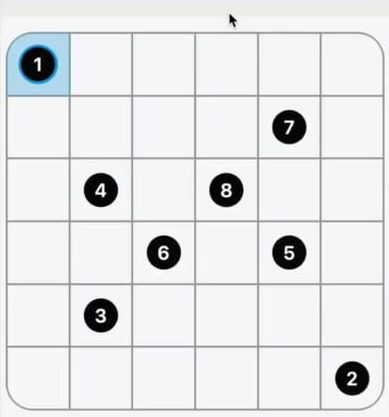
#> input picture zip/images/zip.jpg, 389 x 417 px
$ python -i zip_utils.py   (imports and definitions only)
#> lines starting #> are read from the running program, lines starting #| are printed output that depends on the picture; after the words box and inside, x2 and y2 are one past the last pixel; in counts of white or black regions, pixels touching at a corner belong together
#> further down, picture is the input picture: shape (417, 389, 3); mean B, G, R 231.3, 229.1, 227.4
import pytesseract
import cv2
import numpy as np


def ocr_cell(cell_img):
    """Extract number from a single cell using Tesseract OCR."""
    # Convert to grayscale and apply thresholding
    gray = cv2.cvtColor(cell_img, cv2.COLOR_BGR2GRAY)
    _, thresh = cv2.threshold(gray, 180, 255, cv2.THRESH_BINARY_INV)
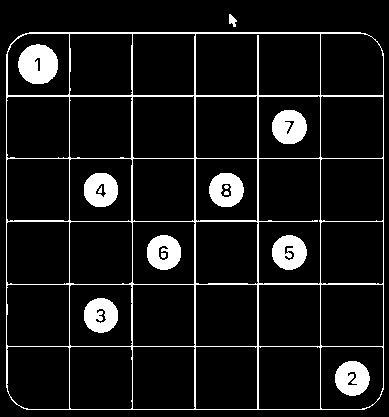
#> thresh: shape (417, 389); 9.2% white; 14 white regions (3 under 20 px), largest, box (x1, y1, x2, y2) and area: (6, 32, 384, 410) 7362, (18, 44, 58, 84) 1233, (272, 110, 307, 144) 927
    h, w = thresh.shape[:2]
#> h = 417; w = 389
    # Crop to center
    x1, x2 = int(w * 0.35), int(w * 0.65)
#> x1 = 136; x2 = 252
    y1, y2 = int(h * 0.35), int(h * 0.70)
#> y1 = 145; y2 = 291
    center_crop = thresh[y1:y2, x1:x2]
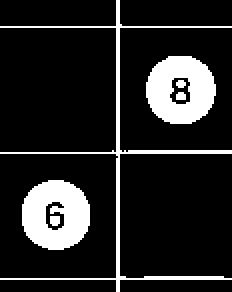
#> center_crop: shape (146, 116) (shown 2 times larger); 14.8% white; 6 white regions (2 under 20 px), largest, box (x1, y1, x2, y2) and area: (11, 90, 45, 125) 872, (73, 28, 108, 62) 847, (0, 0, 116, 146) 732, (25, 108, 30, 113) 23

    # Invert and dilate to enhance digits
    inverted = cv2.bitwise_not(center_crop)
    kernel = np.ones((2, 2), np.uint8)
    dilated = cv2.dilate(inverted, kernel, iterations=1)
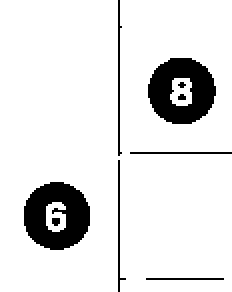
#> dilated: shape (146, 116) (shown 2 times larger); 89.4% white; 9 black regions (3 under 20 px), largest, box (x1, y1, x2, y2) and area: (12, 91, 45, 125) 771, (74, 29, 108, 62) 753, (59, 0, 61, 78) 80, (59, 80, 63, 146) 69, (65, 76, 116, 77) 51, (73, 139, 112, 140) 39
    result = cv2.bitwise_not(dilated)

    # Resize for better OCR accuracy
    resized = cv2.resize(result, None, fx=3, fy=3, interpolation=cv2.INTER_LINEAR)
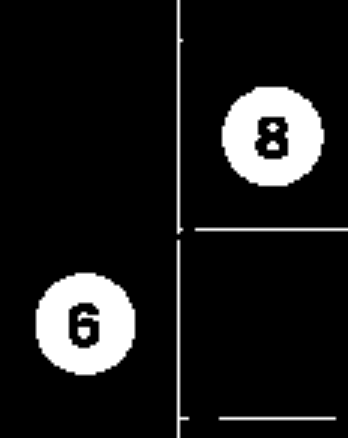
#> resized: shape (438, 348); min 0, max 255, mean 27

    # Use Tesseract to extract digits
#> (the run stopped early here; a loop or call above may not have finished)
